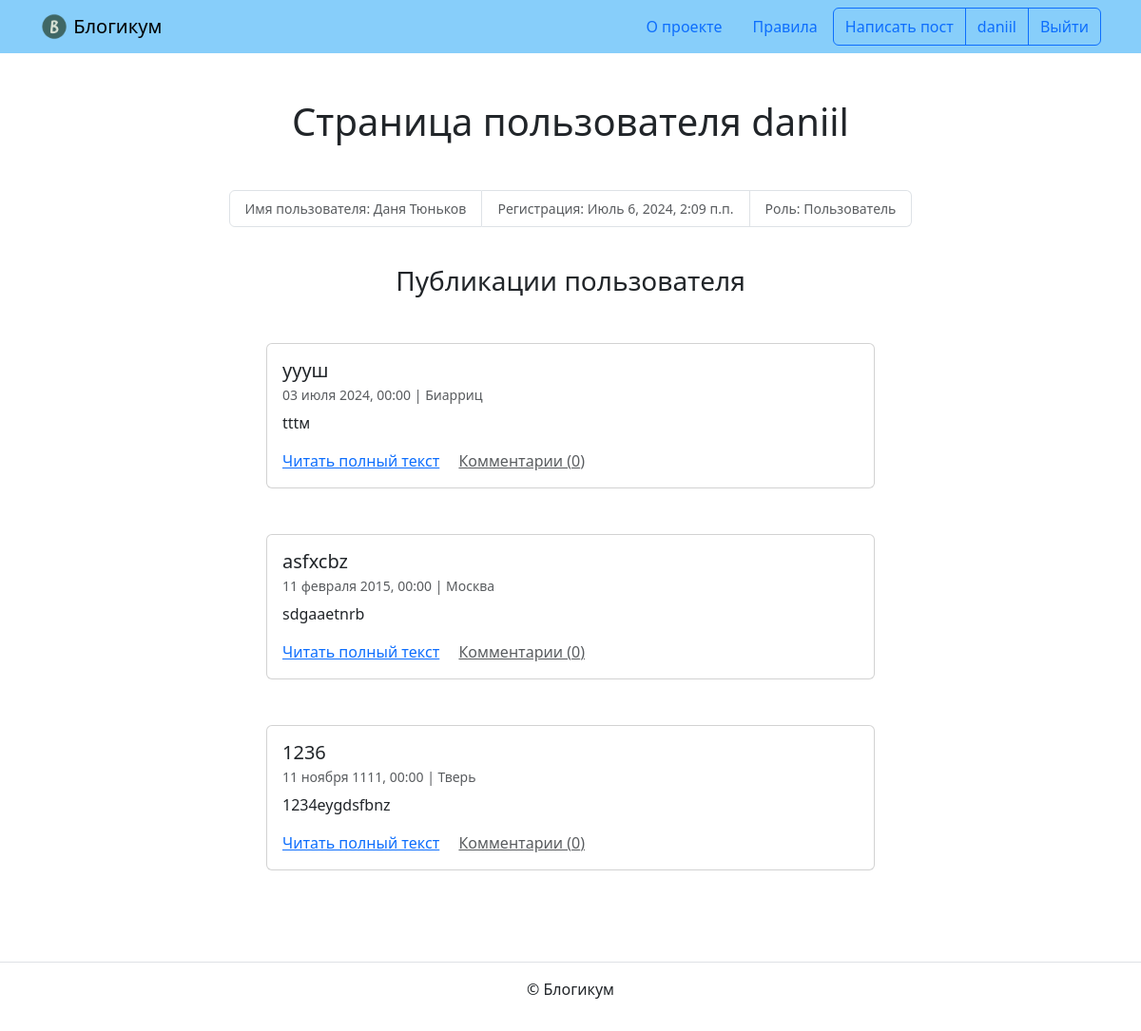
Before: /profile/daniil/ with the older database file.
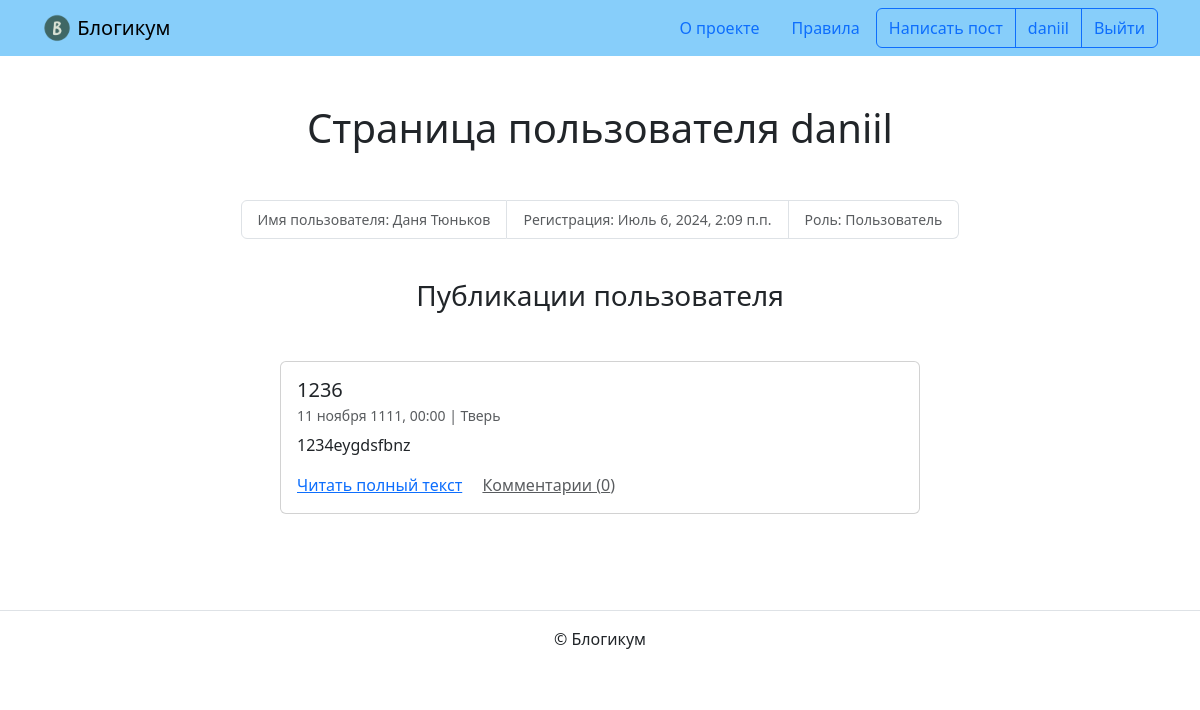
After: the same page with the newer database file.
### blog/models.py (models this page shows, shortened)
class BaseModel(models.Model):
    is_published = models.BooleanField(
        default=True,
        verbose_name='Опубликовано',
        help_text='Снимите галочку, чтобы скрыть публикацию.'
    )
    created_at = models.DateTimeField(
        'Добавлено',
        auto_now_add=True,
    )
    class Meta:
        abstract = True
        ordering = ('-created_at', )

class Post(BaseModel):
    title = models.CharField(
        'Заголовок',
        max_length=settings.MAX_FIELD_LENGTH
    )
    text = models.TextField('Текст')
    pub_date = models.DateTimeField(
        'Дата и время публикации',
        help_text=('Если установить дату и время в будущем'
                   ' — можно делать отложенные публикации.')
    )
    author = models.ForeignKey(
        User,
        on_delete=models.CASCADE,
        verbose_name='Автор публикации'
    )
    location = models.ForeignKey(
        Location,
        on_delete=models.SET_NULL,
        null=True,
        blank=True,
        verbose_name='Местоположение'
    )
    category = models.ForeignKey(
        Category,
        on_delete=models.SET_NULL,
        null=True,
        verbose_name='Категория'
    )
    image = models.ImageField(
        'Фотография',
        upload_to='post_photo',
        blank=True,
    )
    objects = PostQuerySet.as_manager()
    published = PostManager()
    class Meta:
        default_related_name = 'posts'
        ordering = ('-pub_date', )
        verbose_name = 'публикация'
        verbose_name_plural = 'Публикации'

class Location(BaseModel):
    name = models.CharField(
        'Название места',
        max_length=settings.MAX_FIELD_LENGTH
    )
    class Meta:
        verbose_name = 'местоположение'
        verbose_name_plural = 'Местоположения'

### blog/views.py (the view)
class PostsUserView(AddPostsUserAndCategoryView, ListView):
    template_name = 'blog/profile.html'
    slug_field = 'username'
    def get(self, request, *args, **kwargs):
        self.object = self.get_object(queryset=User.objects.all())
        return super().get(request, *args, **kwargs)
    def get_context_data(self, **kwargs):
        context = super().get_context_data(**kwargs)
        context['profile'] = self.object
        return context

### blog/models.py (called while the page is built)
    def with_related_data(self):
        return self.select_related(
            'author', 'location', 'category'
        )

    def published(self):
        return self.filter(
            models.Q(pub_date__lte=timezone.now())
            & models.Q(is_published=True)
            & models.Q(category__is_published=True)
        )

    def comment_count(self):
        return self.annotate(
            comment_count=Count('comments')
        )

    def get_queryset(self):
        return (
            PostQuerySet(self.model)
            .with_related_data()
            .published()
            .comment_count()
        )

### blog/views.py (called while the page is built)
    def get_queryset(self):
        if self.object == self.request.user:
            return self.object.posts.comment_count().order_by('-pub_date')
        else:
            return self.object.posts(
                manager='published'
            ).all().order_by('-pub_date')

### templates/blog/profile.html (shortened to what this page needs)
{% extends "base.html" %}
{% block content %}
  <h1 class="mb-5 text-center ">Страница пользователя {{ profile.username }}</h1>
  <small>
    <ul class="list-group list-group-horizontal justify-content-center mb-3">
      <li class="list-group-item text-muted">Имя пользователя: {% if profile.get_full_name %}{{ profile.get_full_name }}{% else %}не указано{% endif %}</li>
      <li class="list-group-item text-muted">Регистрация: {{ profile.date_joined }}</li>
      <li class="list-group-item text-muted">Роль: {% if profile.is_staff %}Админ{% else %}Пользователь{% endif %}</li>
    </ul>
  </small>
  <br>
  <h3 class="mb-5 text-center">Публикации пользователя</h3>
  {% for post in page_obj %}
    <article class="mb-5">
      {% include "includes/post_card.html" %}
    </article>
  {% endfor %}
{% endblock %}

### templates/includes/post_card.html (shortened to what this page needs)
<div class="col d-flex justify-content-center">
  <div class="card" style="width: 40rem;">
    <div class="card-body">
      <h5 class="card-title">{{ post.title }}</h5>
      <h6 class="card-subtitle mb-2 text-muted">
        <small>
          {{ post.pub_date|date:"d E Y, H:i" }} | {% if post.location and post.location.is_published %}{{ post.location.name }}{% else %}Планета Земля{% endif %}<br>
        </small>
      </h6>
      <p class="card-text">{{ post.text|truncatewords:10 }}</p>
      <a href="{% url 'blog:post_detail' post.id %}" class="card-link">Читать полный текст</a>
      <a href="{% url 'blog:post_detail' post.id %}" class="card-link text-muted">Комментарии ({{ post.comment_count }})</a>
    </div>
  </div>
</div>

Changed rows visible on the page:
no longer on this page (row edited): Post: title "yyyш", pub_date "03 июля 2024, 00:00", location.name "Биарриц", text "tttм", comment_count "0"
no longer on this page (row edited): Post: title "asfxcbz", pub_date "11 февраля 2015, 00:00", location.name "Москва", text "sdgaaetnrb", comment_count "0"
